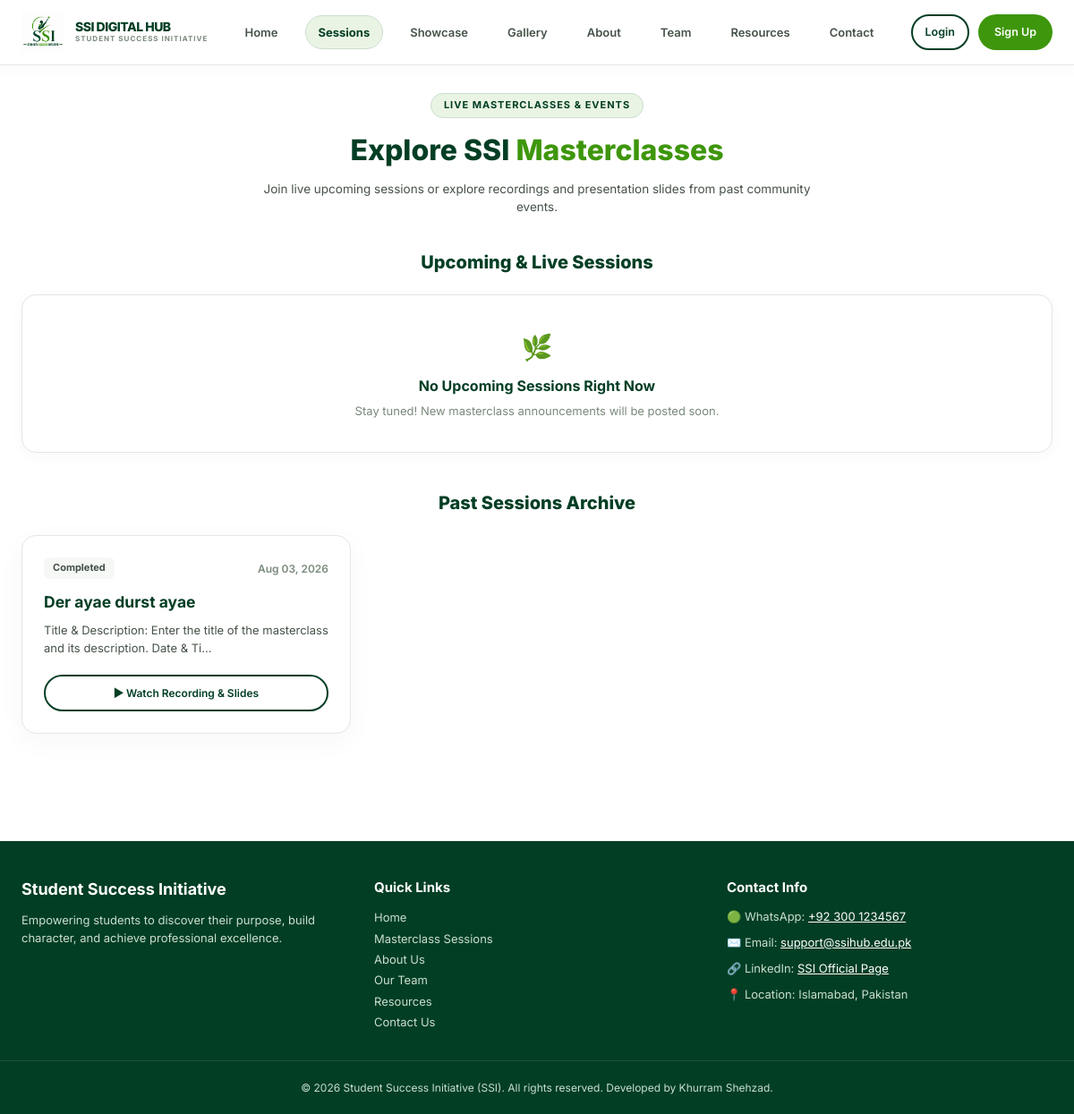
The app's page /sessions/ with its own data.
### core/models.py (models this page shows, shortened)
class Session(models.Model):
    STATUS_CHOICES = [
        ('Upcoming', 'Upcoming'),
        ('Reg Open', 'Registration Open'),
        ('Ongoing', 'Ongoing'),
        ('Past', 'Past / Completed'),
    ]
    title = models.CharField(max_length=200)
    description = models.TextField()
    date = models.DateField()
    time = models.TimeField()
    venue = models.CharField(max_length=255, default="Google Meet")
    speaker_name = models.CharField(max_length=150, blank=True, null=True)
    status = models.CharField(max_length=20, choices=STATUS_CHOICES, default='Upcoming')
    thumbnail = models.ImageField(upload_to='session_thumbnails/', blank=True, null=True)
    recording_url = models.URLField(blank=True, null=True, help_text="YouTube or Google Drive link to recorded session")
    slides_file = models.FileField(upload_to='session_slides/', blank=True, null=True, help_text="PDF or PPT slides")

### core/views.py (the view)
# urls.py: path('sessions/', sessions_list_view, name='sessions_list'),
def sessions_list_view(request):
    upcoming_sessions = Session.objects.filter(status__in=['Upcoming', 'Reg Open', 'Ongoing']).order_by('date')
    past_sessions = Session.objects.filter(status='Past').order_by('-date')
    context = {
        'upcoming_sessions': upcoming_sessions,
        'past_sessions': past_sessions,
    }
    return render(request, 'core/sessions.html', context)

### templates/core/sessions.html (shortened to what this page needs)
{% extends 'base.html' %}
{% block content %}
<section class="section" style="padding: 30px 0 60px 0;">
    <div class="container" style="max-width: 1200px;">
        <div style="text-align: center; max-width: 650px; margin: 0 auto 36px auto;">
            <div style="display: inline-block; background: var(--light-green); color: var(--deep-green); font-size: 11px; font-weight: 700; padding: 4px 14px; border-radius: 20px; text-transform: uppercase; letter-spacing: 1px; margin-bottom: 10px; border: 1px solid #c8dfcd;">
                 Live Masterclasses & Events
            </div>
            <h2 style="font-size: 32px; color: var(--deep-green); margin: 0 0 8px 0; font-weight: 800;">
                Explore SSI <span style="color: var(--ssi-green);">Masterclasses</span>
            </h2>
            <p style="color: #465248; font-size: 13.5px; line-height: 1.5; margin: 0;">
                Join live upcoming sessions or explore recordings and presentation slides from past community events.
            </p>
        </div>
        <div style="margin-bottom: 40px;">
            <h3 style="font-size: 20px; color: var(--deep-green); margin: 0 0 20px 0; font-weight: 800; text-align: center;">Upcoming & Live Sessions</h3>
            {% if upcoming_sessions %}
            <div class="grid-3-col">
                {% for session in upcoming_sessions %}
                <div class="interactive-card" style="background: var(--white); border-radius: 16px; border: 1px solid #e2e8e3; overflow: hidden; box-shadow: 0 8px 30px rgba(2, 62, 36, 0.04); display: flex; flex-direction: column;">
                    {% if session.thumbnail %}
                    <div style="height: 160px; background-size: cover; background-position: center; background-image: url('{{ session.thumbnail.url }}');"></div>
                    {% else %}
                    <div style="height: 140px; background: linear-gradient(135deg, var(--deep-green), var(--ssi-green)); display: flex; align-items: center; justify-content: center; color: var(--white); font-weight: 700; font-size: 15px;">
                        🌿 SSI Live Masterclass
                    </div>
                    {% endif %}
                    <div style="padding: 24px; flex-grow: 1; display: flex; flex-direction: column; justify-content: space-between;">
                        <div>
                            <div style="display: flex; justify-content: space-between; align-items: center; margin-bottom: 12px;">
                                <span style="background: #e6f4ea; color: #137333; font-size: 10.5px; font-weight: 800; padding: 4px 12px; border-radius: 20px; text-transform: uppercase; letter-spacing: 0.5px; border: 1px solid #ceead6;">
                                    🟢 UPCOMING
                                </span>
                                <span style="font-size: 12px; color: #465248; font-weight: 600;">📅 {{ session.date|date:"M d, Y" }}</span>
                            </div>
                            <h4 style="font-size: 18px; color: var(--deep-green); margin: 0 0 6px 0; font-weight: 700;">{{ session.title }}</h4>
                            <div style="display: flex; flex-direction: column; gap: 4px; margin-bottom: 12px; font-size: 12.5px; color: #556357;">
                                {% if session.venue %}
                                <div><strong>Venue:</strong> {{ session.venue }}</div>
                                {% endif %}
                                {% if session.speaker_name %}
                                <div><strong>Speaker:</strong> {{ session.speaker_name }}</div>
                                {% endif %}
                            </div>
                            <p style="color: #465248; font-size: 13px; line-height: 1.5; margin: 0 0 20px 0;">{{ session.description|truncatechars:90 }}</p>
                        </div>
                        <a href="{% url 'register_session' session.id %}" class="btn btn-primary btn-sm btn-block" style="text-align: center; font-size: 13px; padding: 10px; font-weight: 700;">Secure Your Seat &rarr;</a>
                    </div>
                </div>
                {% endfor %}
            </div>
            {% else %}
            <div style="background: var(--white); padding: 36px; border-radius: 16px; border: 1px solid #e2e8e3; text-align: center; color: #465248; box-shadow: 0 4px 16px rgba(2,62,36,0.03);">
                <div style="font-size: 28px; margin-bottom: 8px;">🌿</div>
                <h4 style="font-size: 16px; color: var(--deep-green); margin: 0 0 4px 0; font-weight: 700;">No Upcoming Sessions Right Now</h4>
                <p style="font-size: 13px; margin: 0; color: #7a8a7c;">Stay tuned! New masterclass announcements will be posted soon.</p>
            </div>
            {% endif %}
        </div>
        <div>
            <h3 style="font-size: 20px; color: var(--deep-green); margin: 0 0 20px 0; font-weight: 800; text-align: center;">Past Sessions Archive</h3>
            {% if past_sessions %}
            <div class="grid-3-col">
                {% for session in past_sessions %}
                <div class="interactive-card" style="background: var(--white); border-radius: 16px; border: 1px solid #e2e8e3; padding: 24px; box-shadow: 0 8px 30px rgba(2, 62, 36, 0.04); display: flex; flex-direction: column; justify-content: space-between;">
                    <div>
                        <div style="display: flex; justify-content: space-between; align-items: center; margin-bottom: 12px;">
                            <span style="background: var(--soft-gray); color: #465248; font-size: 11px; font-weight: 700; padding: 3px 10px; border-radius: 6px;">Completed</span>
                            <span style="font-size: 12px; color: #7a8a7c; font-weight: 600;">{{ session.date|date:"M d, Y" }}</span>
                        </div>
                        <h4 style="font-size: 17.5px; color: var(--deep-green); margin: 0 0 8px 0; font-weight: 700;">{{ session.title }}</h4>
                        <p style="color: #465248; font-size: 13px; line-height: 1.5; margin: 0 0 20px 0;">{{ session.description|truncatechars:90 }}</p>
                    </div>
                    {% if session.recording_url %}
                    <a href="{{ session.recording_url }}" target="_blank" class="btn btn-outline btn-sm btn-block" style="text-align: center; font-size: 12px; padding: 9px;">▶ Watch Recording & Slides</a>
                    {% endif %}
                </div>
                {% endfor %}
            </div>
            {% else %}
            <div style="background: var(--white); padding: 30px; border-radius: 16px; border: 1px solid #e2e8e3; text-align: center; color: #7a8a7c; font-size: 13.5px;">
                No past session archives available yet.
            </div>
            {% endif %}
        </div>
    </div>
</section>
{% endblock %}

### static/css/style.css (style rules this page uses)
:root { --deep-green: #023E24; --ssi-green: #3E960C; --soft-green: #579545; --light-green: #EAF4E5; --white: #FFFFFF; --soft-gray: #F6F8F6; --text: #17231C; --radius: 20px; --radius-sm: 10px; --shadow: 0 15px 35px rgba(2, 62, 36, 0.1); }
* { box-sizing: border-box; }
body { margin: 0; font-family: 'Inter', -apple-system, BlinkMacSystemFont, "Segoe UI", Roboto, sans-serif; color: var(--text); background: var(--white); line-height: 1.6; }
h1, h2, h3, h4, .brand, .btn, nav a { font-family: 'Inter', sans-serif; }
h1, h2, h3, h4 { color: var(--deep-green); margin-top: 0; font-weight: 700; }
a { color: inherit; text-decoration: none; }
.container { max-width: 1180px; margin: 0 auto; padding: 0 24px; }
.btn { display: inline-block; padding: 12px 26px; border-radius: 50px; font-weight: 600; font-size: 15px; cursor: pointer; border: 2px solid transparent; transition: transform .15s ease, box-shadow .15s ease, background .15s ease; text-align: center; }
.btn-outline { background: transparent; border-color: var(--deep-green); color: var(--deep-green); }
.btn-sm { padding: 8px 18px; font-size: 13px; }
.btn-block { display: block; width: 100%; }
.grid-3-col { display: grid; grid-template-columns: repeat(3, 1fr); gap: 24px; }
.interactive-card { transition: all 0.3s ease; border: 1px solid #e2e8e3; }

### records on screen
Session: date "Aug 03, 2026", title "Der ayae durst ayae", description "Title & Description: Enter the title of the masterclass and its description. Date & Ti…"
